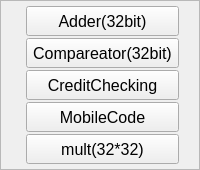
            <widget class="QFrame" name="frame_7">
             <property name="frameShape">
              <enum>QFrame::StyledPanel</enum>
             </property>
             <property name="frameShadow">
              <enum>QFrame::Raised</enum>
             </property>
             <layout class="QVBoxLayout" name="verticalLayout_7">
              <property name="spacing">
               <number>2</number>
              </property>
              <property name="sizeConstraint">
               <enum>QLayout::SetMinAndMaxSize</enum>
              </property>
              <property name="leftMargin">
               <number>25</number>
              </property>
              <property name="topMargin">
               <number>5</number>
              </property>
              <property name="rightMargin">
               <number>20</number>
              </property>
              <property name="bottomMargin">
               <number>5</number>
              </property>
              <item>
               <widget class="QPushButton" name="pushButton_50">
                <property name="minimumSize">
                 <size>
                  <width>0</width>
                  <height>30</height>
                 </size>
                </property>
                <property name="font">
                 <font>
                  <pointsize>12</pointsize>
                 </font>
                </property>
                <property name="text">
                 <string>Adder(32bit)</string>
                </property>
               </widget>
              </item>
              <item>
               <widget class="QPushButton" name="pushButton_52">
                <property name="minimumSize">
                 <size>
                  <width>0</width>
                  <height>30</height>
                 </size>
                </property>
                <property name="font">
                 <font>
                  <pointsize>12</pointsize>
                 </font>
                </property>
                <property name="text">
                 <string>Compareator(32bit)</string>
                </property>
               </widget>
              </item>
              <item>
               <widget class="QPushButton" name="pushButton_51">
                <property name="minimumSize">
                 <size>
                  <width>0</width>
                  <height>30</height>
                 </size>
                </property>
                <property name="font">
                 <font>
                  <pointsize>12</pointsize>
                 </font>
                </property>
                <property name="text">
                 <string>CreditChecking</string>
                </property>
               </widget>
              </item>
              <item>
               <widget class="QPushButton" name="pushButton_53">
                <property name="minimumSize">
                 <size>
                  <width>0</width>
                  <height>30</height>
                 </size>
                </property>
                <property name="font">
                 <font>
                  <pointsize>12</pointsize>
                 </font>
                </property>
                <property name="text">
                 <string>MobileCode</string>
                </property>
               </widget>
              </item>
              <item>
               <widget class="QPushButton" name="pushButton_54">
                <property name="minimumSize">
                 <size>
                  <width>0</width>
                  <height>30</height>
                 </size>
                </property>
                <property name="font">
                 <font>
                  <pointsize>12</pointsize>
                 </font>
                </property>
                <property name="text">
                 <string>mult(32*32)</string>
                </property>
               </widget>
              </item>
             </layout>
            </widget>
